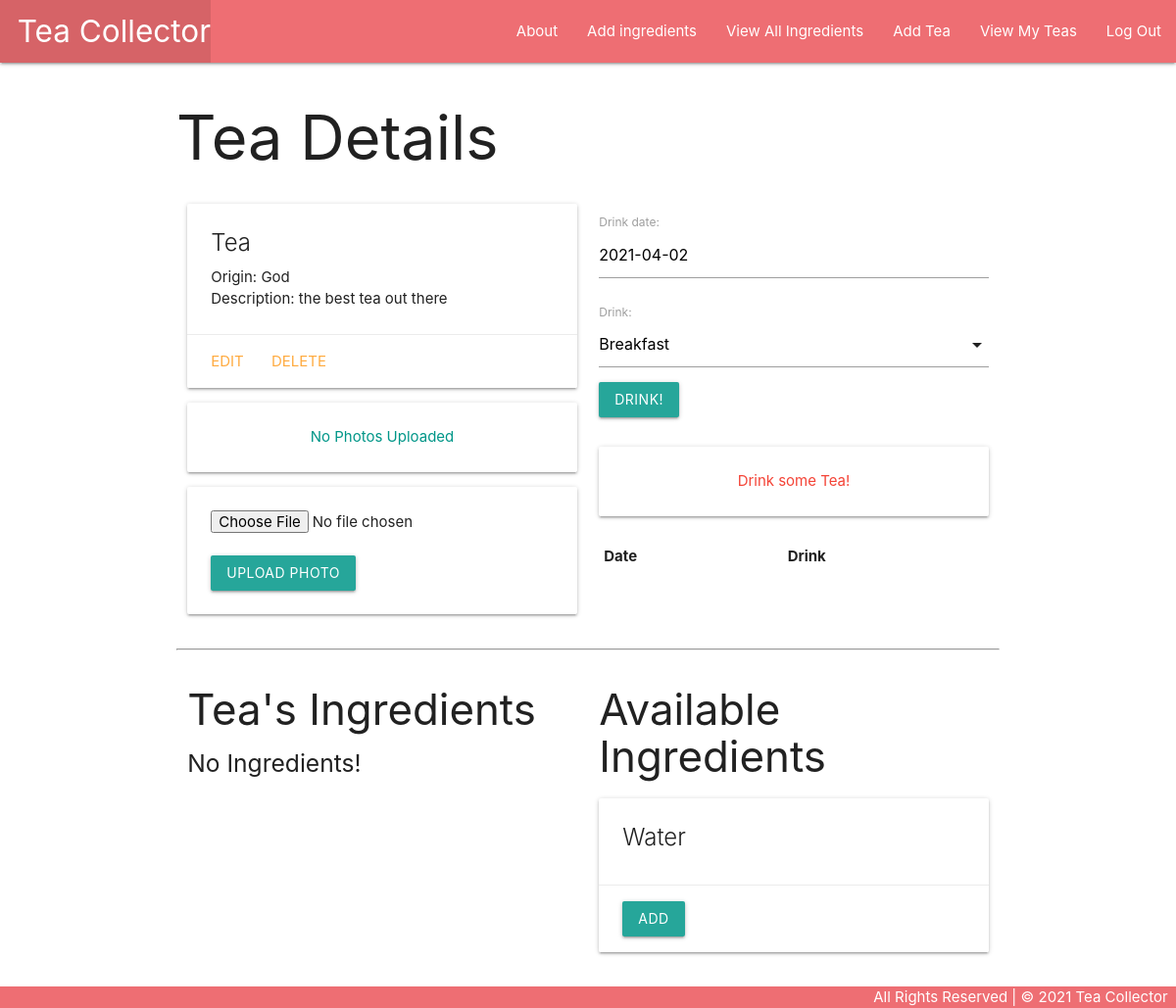
/teas/5/ (signed in), run on the app's committed database.
### main_app/models.py (models this page shows, shortened)
class Tea(models.Model):
    name = models.CharField(max_length=30)
    origin = models.CharField(max_length=30)
    description = models.TextField(max_length=250)
    tea_type = models.ManyToManyField(Tea_Type)
    ingredients = models.ManyToManyField(Ingredients)
    user = models.ForeignKey(User, on_delete=models.CASCADE)
    def drinks(self):
        return self.drink_set.filter(date=date.today()).count()

class Ingredients(models.Model):
    name = models.CharField(max_length=30)
    quantity = models.FloatField()

### main_app/views.py (the view)
# urls.py: path('teas/<int:pk>/', views.tea, name="detail"),
@login_required
def tea(request, pk):
    tea = Tea.objects.get(id=pk)
    missing_ingredients = Ingredients.objects.exclude(id__in=tea.ingredients.all().values_list("id"))
    drink_form = DrinkForm()
    return render(request, "teas/detail.html", {
        "title": tea.name,
        "tea": tea,
        "drink_form": drink_form,
        "ingredients": missing_ingredients
    })

### main_app/forms.py
class DrinkForm(ModelForm):
    class Meta:
        model = Drink
        fields = ["date", "drink"]

### main_app/templates/teas/detail.html (shortened to what this page needs)
{% extends 'base.html' %}
{% block content %}
<h1>Tea Details</h1>
<div class="row">
  <div class="col s6">
    <div class="card">
      <div class="card-content">
        <span class="card-title">{{ tea.name }}</span>
        <p>Origin: {{ tea.origin }}</p>
        <p>Description: {{ tea.description }}</p>
      </div>
      <div class="card-action">
        <a href="{% url 'teas_update' tea.id %}">Edit</a>
        <a href="{% url 'teas_delete' tea.id %}">Delete</a>
      </div>
    </div>
    {% for photo in tea.photo_set.all %}
      <img class="responsive-img card-panel" src="{{photo.url}}">
    {% empty %}
      <div class="card-panel teal-text center-align">No Photos Uploaded</div>
    {% endfor %}
    <form action="{% url 'add_photo' tea.id %}" enctype="multipart/form-data" method="POST" class="card-panel">
      <input type="file" name="photo-file">
      <br><br>
      <input type="submit" class="btn" value="Upload Photo">
    </form>
  </div>
  <div class="col s6">
    <form action="{% url 'add_drink' tea.id %}" method="post">
      {{ drink_form.as_p }}
      <input type="submit" class="btn" value="Drink!">
    </form>
    <br>
    {% if tea.drinks > 10 %}
      <div class="card-panel teal-text center-align">You are now {{tea.getPercentage}} % tea.</div>
    {% elif tea.drinks > 7 %}
      <div class="card-panel teal-text center-align">You should pee...</div>
    {% elif tea.drinks > 5 %}
      <div class="card-panel red-text center-align">Woah slow down tiger.</div>
    {% elif tea.drinks > 1 %}
      <div class="card-panel red-text center-align">Drink some more {{tea.name}}!</div>
    {% elif tea.drinks <= 1 %}
      <div class="card-panel red-text center-align">Drink some {{tea.name}}!</div>
    {% endif %}
    <table class="striped">
      <thead>
        <tr><th>Date</th><th>Drink</th></tr>
      </thead>
    </table>
  </div>
</div>
<hr>
<div class="row">
  <div class="col s6">
    <h3>{{ tea.name }}'s Ingredients</h3>
    {% if tea.ingredients.count %}
      {% for ingredient in tea.ingredients.all %}
        <div class="card">
          <div class="card-content">
            <span class="card-title">{{ ingredient.name }}
            </span>
          </div>
          <div class="card-action">
            <form action="{% url 'unassoc_ingredient' tea.id ingredient.id %}" method="post">
                {% csrf_token %}
              <button type="submit" class="btn">Remove</button>
            </form>
          </div>
        </div>
      {% endfor %}
    {% else %}
      <h5>No Ingredients!</h5>
    {% endif %}
  </div>
  <div class="col s6">
    <h3>Available Ingredients</h3>
    {% if ingredients.count %}
      {% for ingredient in ingredients.all %}
        <div class="card">
          <div class="card-content">
            <span class="card-title">
              {{ ingredient.name }}
            </span>
          </div>
          <div class="card-action">
            <form action="{% url 'assoc_ingredient' tea.id ingredient.id %}" method="post">
              <button type="submit" class="btn">Add</button>
            </form>
          </div>
        </div>
      {% endfor %}
    {% else %}
      <h5>{{tea.name}} Already Has All Ingredients Available</h5>
    {% endif %}
  </div>
</div>
{% endblock %}

### main_app/static/css/style.css (style rules this page uses)
body { display: flex; min-height: 100vh; flex-direction: column; }

### data on the page
Tea: name "Tea", origin "God", description "the best tea out there"
Ingredients: name "Water"
